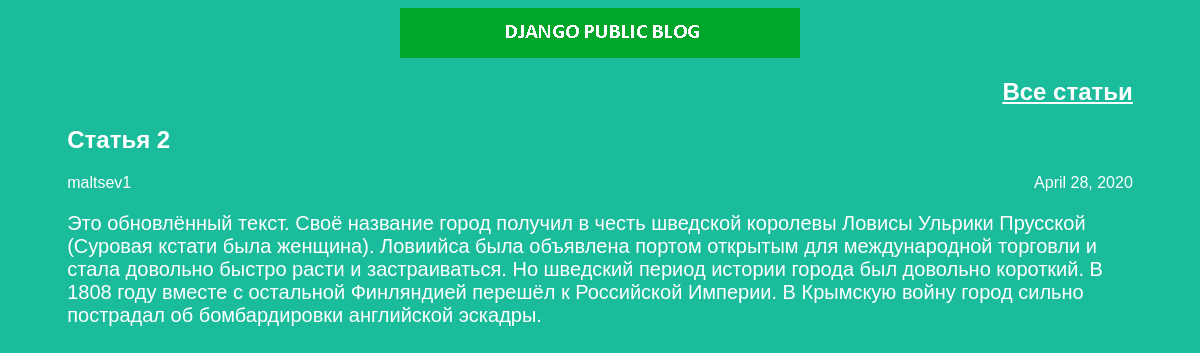
The app's page /article/2 with its own data.
### articles/models.py (models this page shows, shortened)
class Article(models.Model):
    title = models.CharField(max_length=200)
    author = models.ForeignKey(User, on_delete=models.CASCADE)
    text = models.TextField()
    created_date = models.DateField(auto_now_add=True)

### articles/views.py (the view)
# urls.py: re_path(r'^article/(?P<article_id>\d+)$', views.get_article, name='get_article'),
def get_article(request, article_id):
    try:
        post = Article.objects.get(id=article_id)
        return render(request, 'article.html', {"post": post})
    except Article.DoesNotExist:
        raise Http404

### articles/templates/article.html (shortened to what this page needs)
<!DOCTYPE html>
<html>
	<head>
		<link rel="stylesheet" href="{{ STATIC_URL }}/static/css/article.css">
	</head>
	<body>
		{% load static %}
        	<div class="header"><img src="{% static 'img/logo.png' %}" alt="Logo" /></div>
		<div class="article">
			<div class="all-articles">
				<h2><a href="/">Все статьи</a></h2>
        		</div>
			<div class="one-post">
				<h2 class="post-title">{{ post.title }}</h2>
				<div class="article-info">
					<div class="article-author">{{ post.author.username }}</div>
					<div class="article-created-date">{{ post.created_date }}</div>
				</div>
				<p class="article-text">{{ post.text }}</p>
			</div>
		</div>
	</body>
</html>

### articles/static/css/article.css (style rules this page uses)
body { background: #1abc9c; font-family: Tahoma, Arial, sans-serif; color: #ffffff; }
.all-articles { text-align: right; }
.article { color: #ffffff; width: 90%; margin-left: auto; margin-right: auto; }
.article-author { width: 50%; float: left; }
.article-created-date { text-align: right; }
.header img { display: block; width: 400px; height: 50px; margin-left: auto; margin-right: auto; }
a { color: white; }
p, h4 { font-size: 20px; margin-bottom: 0; }
img { height: 300px; width: auto; }

### records on screen
Article: title "Статья 2", author.username "maltsev1", created_date "April 28, 2020", text "Это обновлённый текст. Своё название город получил в честь шведской королевы Ловисы Ульрики Прусской (Суровая кстати была женщина). Ловиийса была объявлена портом открытым для международной торговли и стала довольно быстро расти и застраиваться. Но шведский период истории города был довольно короткий. В 1808 году вместе с остальной Финляндией перешёл к Российской Империи. В Крымскую войну город сильно пострадал об бомбардировки английской эскадры."
